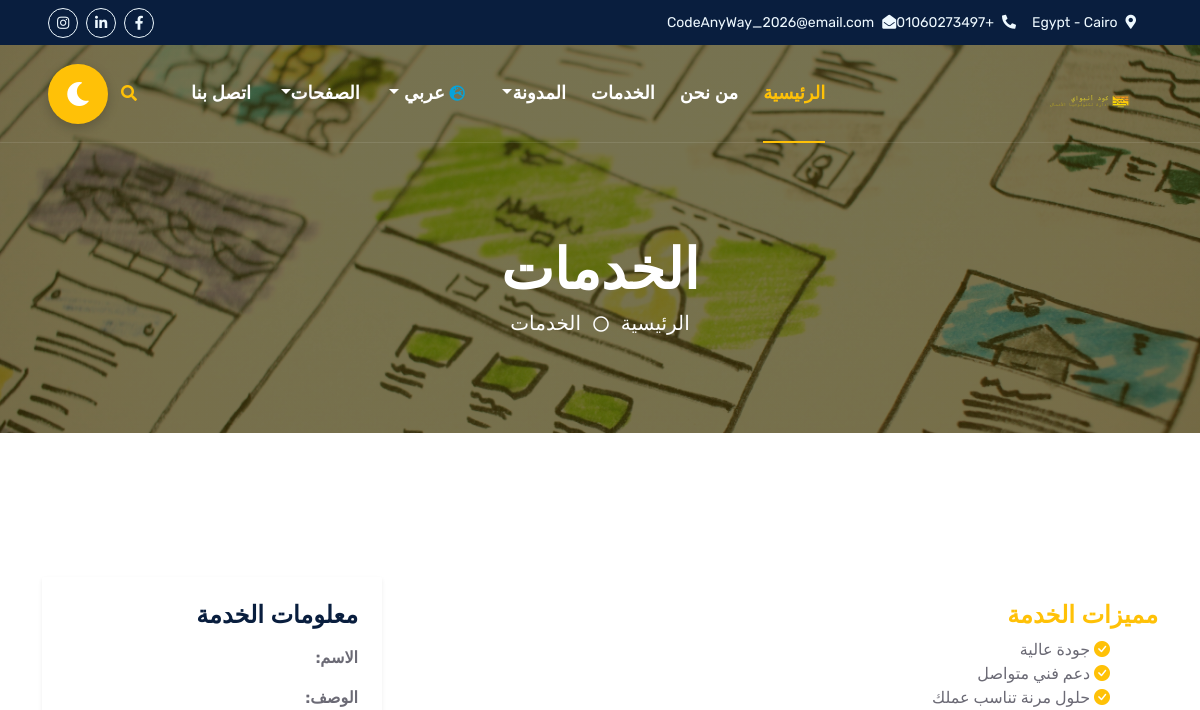
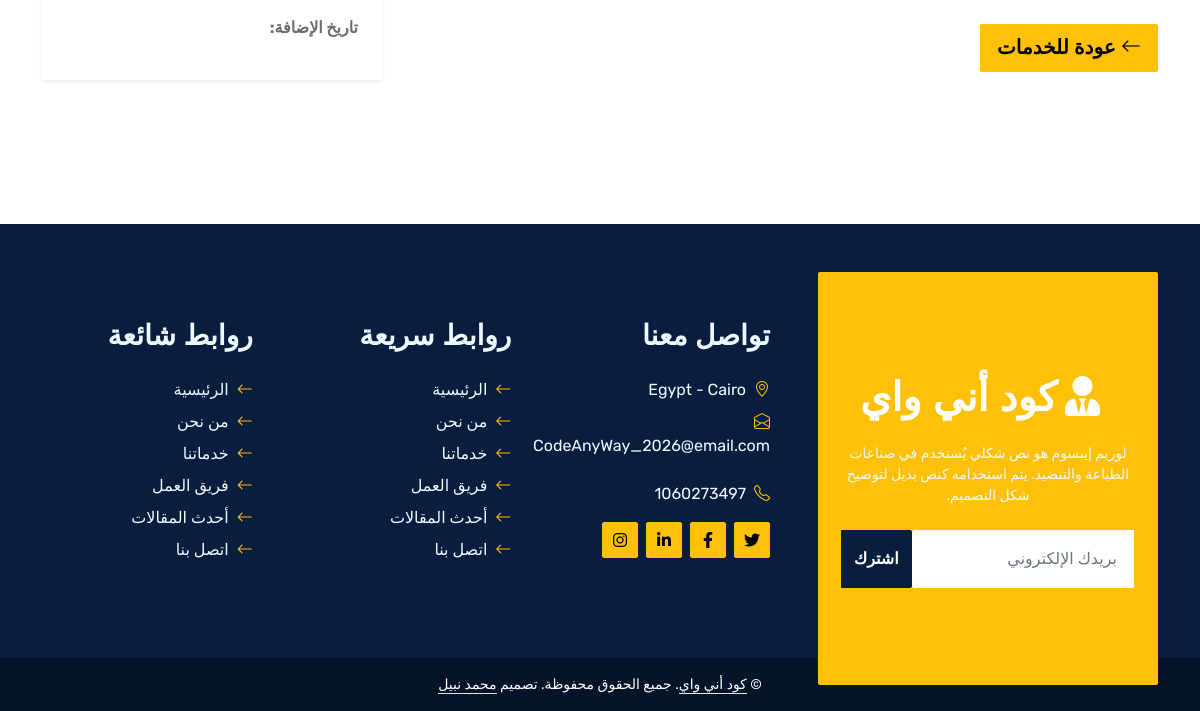
Before: /ar/services/cyber-security/ with the older database file (2 pictures, top to bottom).
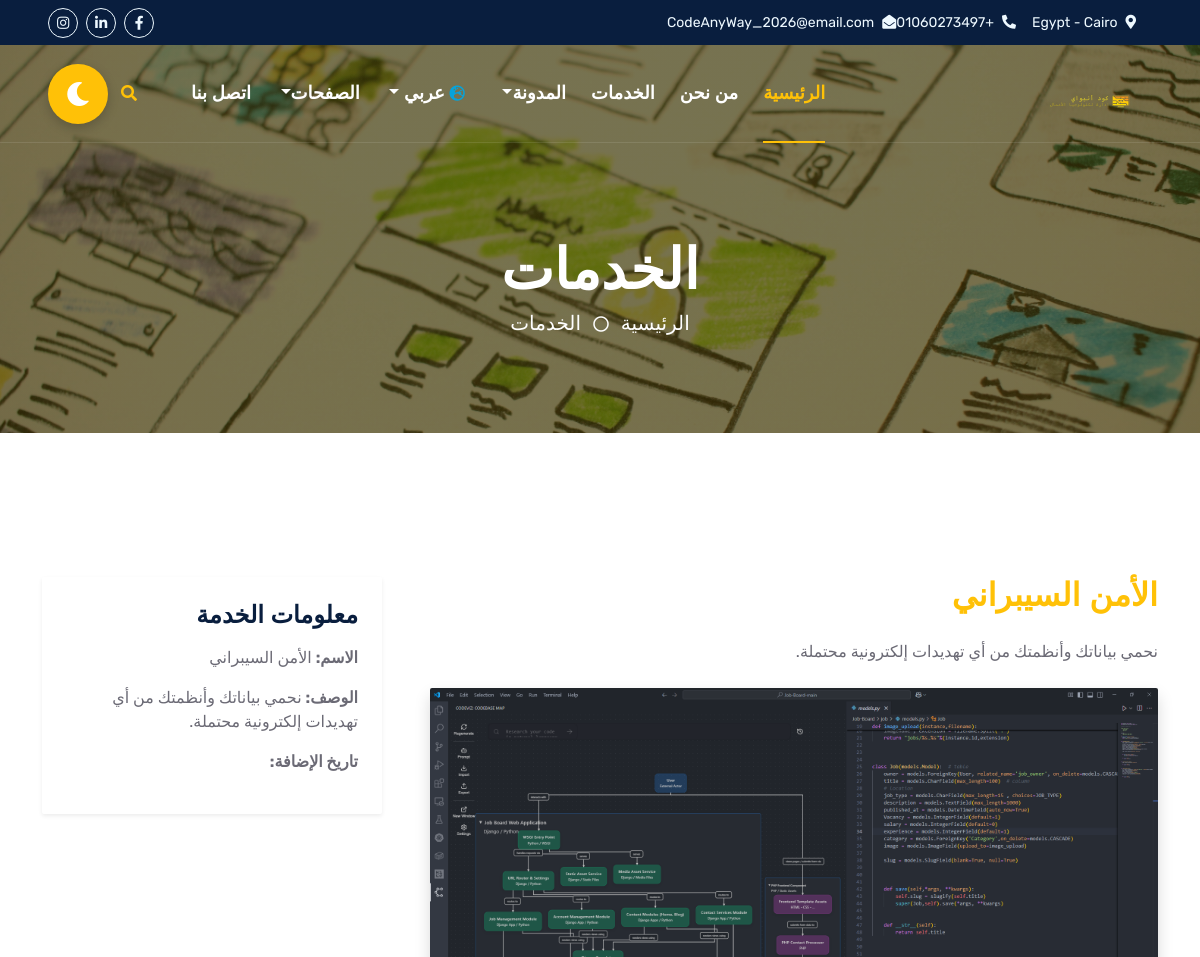
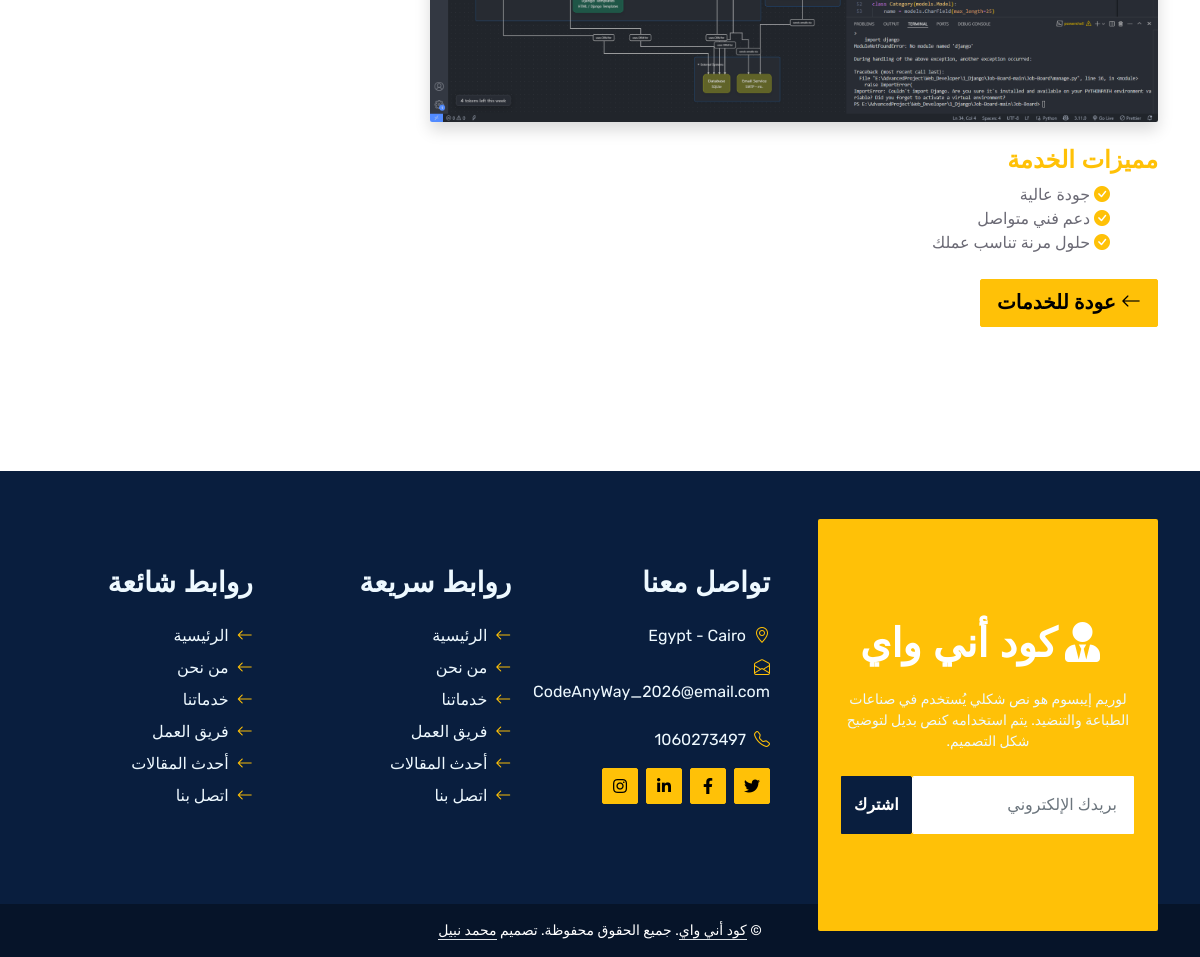
After: the same page with the newer database file (2 pictures, top to bottom).
### services/models.py (models this page shows, shortened)
class ServiceItem(models.Model):
    service_start = models.ForeignKey(Category_Service, related_name='service_items', on_delete=models.CASCADE)
    service_name = models.CharField(max_length=255, null=True, blank=True)
    service_name_ar = models.CharField(max_length=255, null=True, blank=True)
    service_details = models.TextField(null=True, blank=True)
    service_details_ar = models.TextField(null=True, blank=True)
    image = models.ImageField(upload_to='service_items/')
    slug = models.SlugField(unique=True, blank=True, null=True)
    class Meta:
        verbose_name = "Service Item"
        verbose_name_plural = "Service Items"

### services/views.py (the view)
# urls.py: path('<slug:slug>/', views.service_detail, name='service_detail'),
def service_detail(request, slug):
    service_item = ServiceItem.objects.filter(slug=slug).first()
    info_contact = info.objects.first()
    social_media_contacts = social_media_info.objects.all()
    hero_sliders = HeroSlider.objects.first()
    heroes = Hero.objects.all()
    context = {
        'service_item': service_item,
        'info_contact': info_contact,
        'social_media_contacts': social_media_contacts,
        'hero_sliders': hero_sliders,
        'heroes': heroes,
    }
    return render(request, 'home_services/service_detail.html', context)

### services/templates/home_services/service_detail.html (shortened to what this page needs)
{% extends "base.html" %}
{% load static %}
{% load i18n %}
{% block content_ar %}
    <div class="container-fluid bg-primary py-5 bg-header mb-5" dir="rtl">
        <div class="row py-5">
            <div class="col-12 pt-lg-5 mt-lg-5 text-center">
                <h1 class="display-4 text-white animated zoomIn">الخدمات</h1>
                <a href="{% url 'core:home' %}" class="h5 text-white">الرئيسية</a>
                <i class="far fa-circle text-white px-2"></i>
                <a href="{% url 'services' %}" class="h5 text-white">الخدمات</a>
            </div>
        </div>
    </div>
    <div id="service-details" class="container-fluid py-5 wow fadeInUp" data-wow-delay="0.1s" dir="rtl">
        <div class="container py-5">
            <div class="row g-5">
                <div class="col-lg-8">
                    <h2 class="mb-4 text-warning">{{ service_item.service_name_ar }}</h2>
                    <p class="mb-4">{{ service_item.service_details_ar }}</p>
                    {% if service_item.image %}
                    <div class="mb-4">
                        <img src="{{ service_item.image.url }}" alt="{{ service_item.service_name_ar }}" class="img-fluid rounded shadow">
                    </div>
                    {% endif %}
                    <div class="mb-4">
                        <h4 class="text-warning">مميزات الخدمة</h4>
                        <ul class="list-unstyled">
                            <li><i class="bi bi-check-circle-fill text-warning me-2"></i> جودة عالية</li>
                            <li><i class="bi bi-check-circle-fill text-warning me-2"></i> دعم فني متواصل</li>
                            <li><i class="bi bi-check-circle-fill text-warning me-2"></i> حلول مرنة تناسب عملك</li>
                        </ul>
                    </div>
                    <a class="btn btn-lg btn-warning rounded" href="{% url 'services' %}">
                        <i class="bi bi-arrow-left"></i> عودة للخدمات
                    </a>
                </div>
                <div class="col-lg-4">
                    <div class="service-sidebar rounded p-4 shadow-sm">
                        <h4 class="mb-3">معلومات الخدمة</h4>
                        <p><strong>الاسم:</strong> {{ service_item.service_name_ar }}</p>
                        <p><strong>الوصف:</strong> {{ service_item.service_details_ar|truncatewords:20 }}</p>
                        <p><strong>تاريخ الإضافة:</strong> {{ service_item.created_at|date:"Y-m-d" }}</p>
                    </div>
                </div>
            </div>
        </div>
    </div>
{% endblock content_ar %}

Changed rows visible on the page:
added ServiceItem: service_name_ar "الأمن السيبراني", service_details_ar "نحمي بياناتك وأنظمتك من أي تهديدات إلكترونية محتملة.", image (picture)
